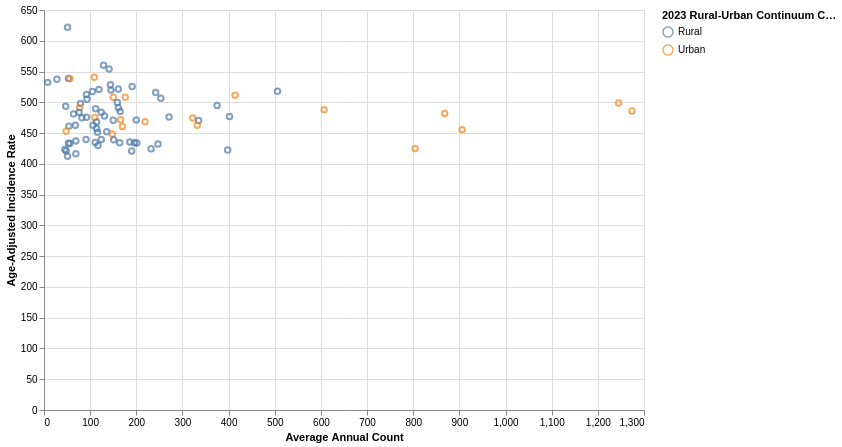

Here is the notebook cell this chart was saved with:
### Code cell
counties = pd.read_csv("incd4.csv", skiprows = 2)


counties["Average Annual Count"] = pd.to_numeric(counties["Average Annual Count"], errors = "coerce")
counties["Age-Adjusted Incidence Rate"] = pd.to_numeric(counties["Age-Adjusted Incidence Rate"], errors = "coerce")



countyRates = alt.Chart(counties).mark_point().encode(alt.X("Average Annual Count"), alt.Y("Age-Adjusted Incidence Rate"), tooltip = ["Average Annual Count", alt.Tooltip("Age-Adjusted Incidence Rate"), 
                                                                                                                                alt.Tooltip("County"), alt.Tooltip("2023 Rural-Urban Continuum Codes")],
                                                color = alt.Color("2023 Rural-Urban Continuum Codes")).properties(width = 600, height = 400)
countyRates
